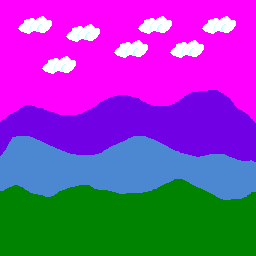

This game map was drawn from its Tiled (.tmx) file and the tilesets committed beside it. A one-line description and the full map source follow:
An orthogonal 32x32 tile map with 8x8 px tiles, 1 tile layer (Tile Layer 1).

<map version="1.2" tiledversion="1.3.0" orientation="orthogonal" renderorder="right-down" compressionlevel="0" width="32" height="32" tilewidth="8" tileheight="8" infinite="0" nextlayerid="2" nextobjectid="1">
 <tileset firstgid="1" source="hills.tsx" />
 <layer id="1" name="Tile Layer 1" width="32" height="32">
  <data encoding="csv">
120,120,120,120,120,120,120,120,120,120,120,120,120,120,120,120,120,120,120,120,120,120,120,120,120,120,120,120,120,120,120,120,
120,120,120,120,120,120,120,120,120,120,120,120,120,120,120,120,120,120,120,120,120,120,120,120,120,120,120,120,120,120,120,120,
120,120,129,130,131,132,133,120,120,120,120,120,120,120,120,120,120,129,130,131,132,133,120,120,120,129,130,131,132,133,120,120,
120,120,134,135,136,137,138,120,129,130,131,132,133,120,120,120,120,134,135,136,137,138,120,120,120,134,135,136,137,138,120,120,
120,120,139,140,141,142,120,120,134,135,136,137,138,120,120,120,120,139,140,141,142,120,120,120,120,139,140,141,142,120,120,120,
120,120,120,120,120,120,120,120,139,140,141,142,120,120,129,130,131,132,133,120,120,129,130,131,132,133,120,120,120,120,120,120,
120,120,120,120,120,120,120,120,120,120,120,120,120,120,134,135,136,137,138,120,120,134,135,136,137,138,120,120,120,120,120,120,
120,120,120,120,120,129,130,131,132,133,120,120,120,120,139,140,141,142,120,120,120,139,140,141,142,120,120,120,120,120,120,120,
120,120,120,120,120,134,135,136,137,138,120,120,120,120,120,120,120,120,120,120,120,120,120,120,120,120,120,120,120,120,120,120,
120,120,120,120,120,139,140,141,142,120,120,120,120,120,120,120,120,120,120,120,120,120,120,120,120,120,120,120,120,120,120,120,
120,120,120,120,120,120,120,120,120,120,120,120,120,120,120,120,120,120,120,120,120,120,120,120,120,120,120,120,120,120,120,120,
120,120,120,120,120,120,120,120,120,120,120,120,120,120,20,21,120,120,120,120,120,120,120,31,32,33,34,35,36,120,120,120,
120,120,120,120,120,120,120,120,120,120,120,120,17,18,19,44,22,23,24,120,120,29,30,44,44,44,44,44,37,38,120,120,
120,120,4,5,6,7,8,120,120,120,14,15,16,44,44,44,44,44,25,26,27,28,44,44,44,44,44,44,44,39,40,120,
2,3,44,44,44,44,9,10,11,12,13,44,44,44,44,44,44,44,44,44,44,44,44,44,44,44,44,44,44,44,41,42,
1,44,44,44,44,44,44,44,44,44,44,44,44,44,44,44,44,44,44,44,44,44,44,44,44,44,44,44,44,44,44,43,
44,44,44,44,44,44,44,44,44,44,44,44,44,44,44,44,44,44,44,44,44,44,44,44,44,44,44,44,44,44,44,44,
44,47,48,49,50,51,44,44,44,44,44,44,44,44,63,64,65,66,67,68,69,44,44,44,44,44,44,44,44,44,44,44,
46,48,48,48,48,48,52,53,54,44,44,44,60,61,62,48,48,48,48,48,70,71,72,44,44,44,44,44,44,44,44,44,
45,48,48,48,48,48,48,48,55,56,57,58,59,48,48,48,48,48,48,48,48,48,73,74,75,76,77,78,79,80,44,44,
48,48,48,48,48,48,48,48,48,48,48,48,48,48,48,48,48,48,48,48,48,48,48,48,48,48,48,48,48,48,81,82,
48,48,48,48,48,48,48,48,48,48,48,48,48,48,48,48,48,48,48,48,48,48,48,48,48,48,48,48,48,48,48,48,
48,48,48,48,48,48,48,48,48,48,48,48,48,48,48,48,48,48,48,48,106,107,108,109,48,48,48,48,48,48,48,48,
83,84,85,86,48,48,48,92,93,94,95,96,97,98,48,48,48,48,103,104,105,119,119,119,110,111,48,48,48,48,48,48,
119,119,119,87,88,89,90,91,119,119,119,119,119,119,99,100,101,102,119,119,119,119,119,119,119,119,112,113,114,115,116,117,
119,119,119,119,119,119,119,119,119,119,119,119,119,119,119,119,119,119,119,119,119,119,119,119,119,119,119,119,119,119,119,119,
119,119,119,119,119,119,119,119,119,119,119,119,119,119,119,119,119,119,119,119,119,119,119,119,119,119,119,119,119,119,119,119,
119,119,119,119,119,119,119,119,119,119,119,119,119,119,119,119,119,119,119,119,119,119,119,119,119,119,119,119,119,119,119,119,
119,119,119,119,119,119,119,119,119,119,119,119,119,119,119,119,119,119,119,119,119,119,119,119,119,119,119,119,119,119,119,119,
119,119,119,119,119,119,119,119,119,119,119,119,119,119,119,119,119,119,119,119,119,119,119,119,119,119,119,119,119,119,119,119,
119,119,119,119,119,119,119,119,119,119,119,119,119,119,119,119,119,119,119,119,119,119,119,119,119,119,119,119,119,119,119,119,
119,119,119,119,119,119,119,119,119,119,119,119,119,119,119,119,119,119,119,119,119,119,119,119,119,119,119,119,119,119,119,119
</data>
 </layer>
</map>
